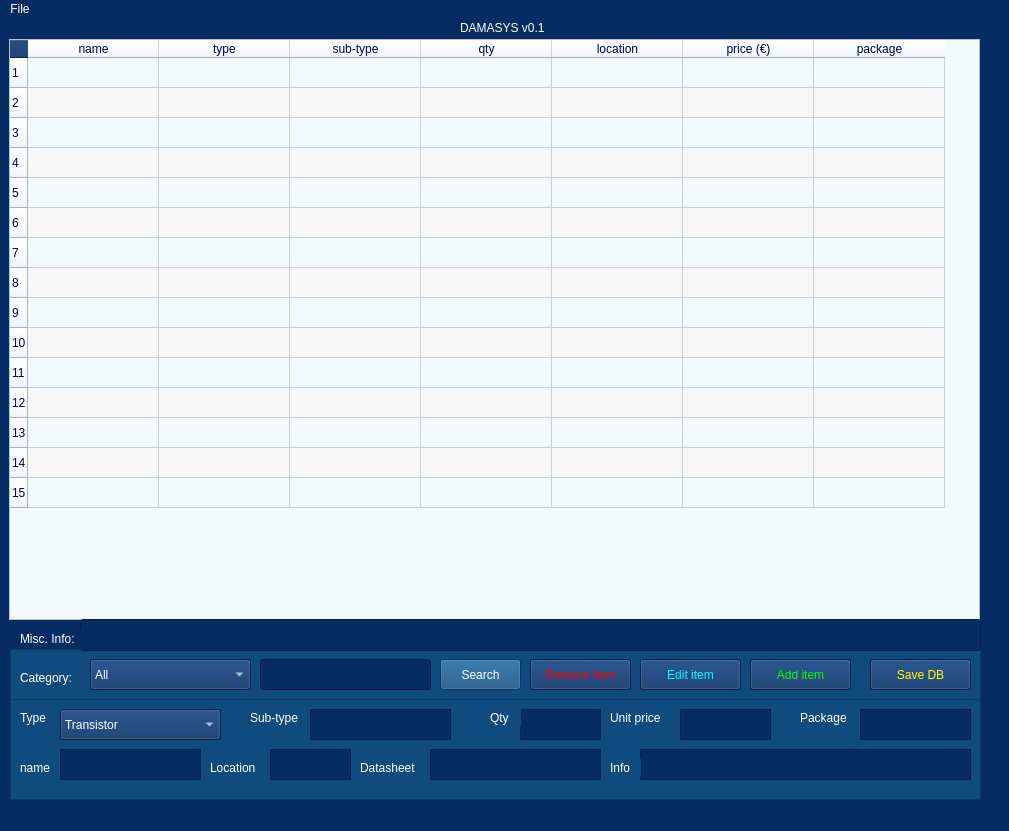
<?xml version="1.0" encoding="UTF-8"?>
<ui version="4.0">
 <class>MainWindow</class>
 <widget class="QMainWindow" name="MainWindow">
  <property name="geometry">
   <rect>
    <x>0</x>
    <y>0</y>
    <width>1009</width>
    <height>831</height>
   </rect>
  </property>
  <property name="sizePolicy">
   <sizepolicy hsizetype="Fixed" vsizetype="Fixed">
    <horstretch>0</horstretch>
    <verstretch>0</verstretch>
   </sizepolicy>
  </property>
  <property name="windowTitle">
   <string>DAMASYS v0.1</string>
  </property>
  <property name="windowIcon">
   <iconset>
    <normaloff>../santdex/trilobit.jpg</normaloff>../santdex/trilobit.jpg</iconset>
  </property>
  <property name="styleSheet">
   <string notr="true">background-color: rgb(5, 45, 100);
color: rgb(255, 255, 255);</string>
  </property>
  <widget class="QWidget" name="centralwidget">
   <widget class="QFrame" name="frame">
    <property name="geometry">
     <rect>
      <x>9</x>
      <y>20</y>
      <width>971</width>
      <height>581</height>
     </rect>
    </property>
    <property name="frameShape">
     <enum>QFrame::StyledPanel</enum>
    </property>
    <property name="frameShadow">
     <enum>QFrame::Raised</enum>
    </property>
    <widget class="QTableWidget" name="tableWidget">
     <property name="geometry">
      <rect>
       <x>0</x>
       <y>0</y>
       <width>971</width>
       <height>581</height>
      </rect>
     </property>
     <property name="sizePolicy">
      <sizepolicy hsizetype="Fixed" vsizetype="Fixed">
       <horstretch>0</horstretch>
       <verstretch>0</verstretch>
      </sizepolicy>
     </property>
     <property name="baseSize">
      <size>
       <width>0</width>
       <height>50</height>
      </size>
     </property>
     <property name="styleSheet">
      <string notr="true">background-color: rgb(240, 250, 255);

color: rgb(0, 0, 79);</string>
     </property>
     <property name="sizeAdjustPolicy">
      <enum>QAbstractScrollArea::AdjustIgnored</enum>
     </property>
     <property name="alternatingRowColors">
      <bool>true</bool>
     </property>
     <property name="selectionBehavior">
      <enum>QAbstractItemView::SelectRows</enum>
     </property>
     <property name="verticalScrollMode">
      <enum>QAbstractItemView::ScrollPerItem</enum>
     </property>
     <property name="sortingEnabled">
      <bool>true</bool>
     </property>
     <property name="rowCount">
      <number>15</number>
     </property>
     <property name="columnCount">
      <number>7</number>
     </property>
     <attribute name="horizontalHeaderDefaultSectionSize">
      <number>131</number>
     </attribute>
     <row/>
     <row/>
     <row/>
     <row/>
     <row/>
     <row/>
     <row/>
     <row/>
     <row/>
     <row/>
     <row/>
     <row/>
     <row/>
     <row/>
     <row/>
     <column>
      <property name="text">
       <string>name</string>
      </property>
     </column>
     <column>
      <property name="text">
       <string>type</string>
      </property>
     </column>
     <column>
      <property name="text">
       <string>sub-type</string>
      </property>
     </column>
     <column>
      <property name="text">
       <string>qty</string>
      </property>
     </column>
     <column>
      <property name="text">
       <string>location</string>
      </property>
     </column>
     <column>
      <property name="text">
       <string>price (€)</string>
      </property>
     </column>
     <column>
      <property name="text">
       <string>package</string>
      </property>
     </column>
     <item row="0" column="0">
      <property name="text">
       <string/>
      </property>
      <property name="textAlignment">
       <set>AlignCenter</set>
      </property>
      <property name="background">
       <brush brushstyle="NoBrush">
        <color alpha="255">
         <red>0</red>
         <green>0</green>
         <blue>0</blue>
        </color>
       </brush>
      </property>
      <property name="flags">
       <set>ItemIsSelectable|ItemIsDragEnabled|ItemIsDropEnabled|ItemIsUserCheckable|ItemIsEnabled</set>
      </property>
     </item>
    </widget>
   </widget>
   <widget class="QFrame" name="frame_3">
    <property name="geometry">
     <rect>
      <x>10</x>
      <y>680</y>
      <width>971</width>
      <height>101</height>
     </rect>
    </property>
    <property name="styleSheet">
     <string notr="true">background-color: rgb(15, 75, 125);</string>
    </property>
    <property name="frameShape">
     <enum>QFrame::StyledPanel</enum>
    </property>
    <property name="frameShadow">
     <enum>QFrame::Raised</enum>
    </property>
    <widget class="QLabel" name="lbl_4">
     <property name="geometry">
      <rect>
       <x>240</x>
       <y>10</y>
       <width>61</width>
       <height>18</height>
      </rect>
     </property>
     <property name="styleSheet">
      <string notr="true">color: rgb(255, 255, 255);</string>
     </property>
     <property name="text">
      <string>Sub-type</string>
     </property>
    </widget>
    <widget class="QLabel" name="lbl_5">
     <property name="geometry">
      <rect>
       <x>10</x>
       <y>60</y>
       <width>41</width>
       <height>18</height>
      </rect>
     </property>
     <property name="styleSheet">
      <string notr="true">color: rgb(255, 255, 255);</string>
     </property>
     <property name="text">
      <string>name</string>
     </property>
    </widget>
    <widget class="QTextEdit" name="txt_add_subtype">
     <property name="geometry">
      <rect>
       <x>300</x>
       <y>10</y>
       <width>141</width>
       <height>31</height>
      </rect>
     </property>
     <property name="styleSheet">
      <string notr="true">background-color: rgb(5, 45, 100);
color: rgb(255, 255, 255);</string>
     </property>
    </widget>
    <widget class="QTextEdit" name="txt_add_name">
     <property name="geometry">
      <rect>
       <x>50</x>
       <y>50</y>
       <width>141</width>
       <height>31</height>
      </rect>
     </property>
     <property name="styleSheet">
      <string notr="true">background-color: rgb(5, 45, 100);
color: rgb(255, 255, 255);</string>
     </property>
    </widget>
    <widget class="QTextEdit" name="txt_add_location">
     <property name="geometry">
      <rect>
       <x>260</x>
       <y>50</y>
       <width>81</width>
       <height>31</height>
      </rect>
     </property>
     <property name="styleSheet">
      <string notr="true">background-color: rgb(5, 45, 100);
color: rgb(255, 255, 255);</string>
     </property>
    </widget>
    <widget class="QTextEdit" name="txt_add_qty">
     <property name="geometry">
      <rect>
       <x>510</x>
       <y>10</y>
       <width>81</width>
       <height>31</height>
      </rect>
     </property>
     <property name="styleSheet">
      <string notr="true">background-color: rgb(5, 45, 100);
color: rgb(255, 255, 255);</string>
     </property>
    </widget>
    <widget class="QLabel" name="label">
     <property name="geometry">
      <rect>
       <x>480</x>
       <y>10</y>
       <width>31</width>
       <height>18</height>
      </rect>
     </property>
     <property name="styleSheet">
      <string notr="true">color: rgb(255, 255, 255);</string>
     </property>
     <property name="text">
      <string>Qty</string>
     </property>
    </widget>
    <widget class="QLabel" name="lbl_7">
     <property name="geometry">
      <rect>
       <x>200</x>
       <y>60</y>
       <width>51</width>
       <height>18</height>
      </rect>
     </property>
     <property name="styleSheet">
      <string notr="true">color: rgb(255, 255, 255);</string>
     </property>
     <property name="text">
      <string>Location</string>
     </property>
    </widget>
    <widget class="QTextEdit" name="txt_add_price">
     <property name="geometry">
      <rect>
       <x>670</x>
       <y>10</y>
       <width>91</width>
       <height>31</height>
      </rect>
     </property>
     <property name="styleSheet">
      <string notr="true">background-color: rgb(5, 45, 100);
color: rgb(255, 255, 255);</string>
     </property>
    </widget>
    <widget class="QLabel" name="lbl_8">
     <property name="geometry">
      <rect>
       <x>600</x>
       <y>10</y>
       <width>61</width>
       <height>18</height>
      </rect>
     </property>
     <property name="styleSheet">
      <string notr="true">color: rgb(255, 255, 255);</string>
     </property>
     <property name="text">
      <string>Unit price</string>
     </property>
    </widget>
    <widget class="QLabel" name="lbl_9">
     <property name="geometry">
      <rect>
       <x>350</x>
       <y>60</y>
       <width>61</width>
       <height>18</height>
      </rect>
     </property>
     <property name="styleSheet">
      <string notr="true">color: rgb(255, 255, 255);</string>
     </property>
     <property name="text">
      <string>Datasheet</string>
     </property>
    </widget>
    <widget class="QTextEdit" name="txt_add_data">
     <property name="geometry">
      <rect>
       <x>420</x>
       <y>50</y>
       <width>171</width>
       <height>31</height>
      </rect>
     </property>
     <property name="styleSheet">
      <string notr="true">background-color: rgb(5, 45, 100);
color: rgb(255, 255, 255);</string>
     </property>
    </widget>
    <widget class="QTextEdit" name="txt_add_package">
     <property name="geometry">
      <rect>
       <x>850</x>
       <y>10</y>
       <width>111</width>
       <height>31</height>
      </rect>
     </property>
     <property name="styleSheet">
      <string notr="true">background-color: rgb(5, 45, 100);
color: rgb(255, 255, 255);</string>
     </property>
    </widget>
    <widget class="QLabel" name="lbl_10">
     <property name="geometry">
      <rect>
       <x>790</x>
       <y>10</y>
       <width>51</width>
       <height>18</height>
      </rect>
     </property>
     <property name="styleSheet">
      <string notr="true">color: rgb(255, 255, 255);</string>
     </property>
     <property name="text">
      <string>Package</string>
     </property>
    </widget>
    <widget class="QLabel" name="lbl_6">
     <property name="geometry">
      <rect>
       <x>10</x>
       <y>10</y>
       <width>41</width>
       <height>18</height>
      </rect>
     </property>
     <property name="styleSheet">
      <string notr="true">color: rgb(255, 255, 255);</string>
     </property>
     <property name="text">
      <string>Type</string>
     </property>
    </widget>
    <widget class="QComboBox" name="comboBox_Add_Cat">
     <property name="geometry">
      <rect>
       <x>50</x>
       <y>10</y>
       <width>161</width>
       <height>31</height>
      </rect>
     </property>
     <property name="styleSheet">
      <string notr="true">background-color: rgb(5, 45, 100);
color: rgb(255, 255, 255);</string>
     </property>
     <item>
      <property name="text">
       <string>Transistor</string>
      </property>
     </item>
     <item>
      <property name="text">
       <string>Mosfet</string>
      </property>
     </item>
     <item>
      <property name="text">
       <string>JFet</string>
      </property>
     </item>
     <item>
      <property name="text">
       <string>Opamp</string>
      </property>
     </item>
     <item>
      <property name="text">
       <string>Resistor</string>
      </property>
     </item>
     <item>
      <property name="text">
       <string>Capacitor</string>
      </property>
     </item>
     <item>
      <property name="text">
       <string>Diode</string>
      </property>
     </item>
     <item>
      <property name="text">
       <string>Inductor</string>
      </property>
     </item>
     <item>
      <property name="text">
       <string>Voltage Regulator</string>
      </property>
     </item>
     <item>
      <property name="text">
       <string>Microcontroller</string>
      </property>
     </item>
     <item>
      <property name="text">
       <string>Crystals</string>
      </property>
     </item>
     <item>
      <property name="text">
       <string>Logic</string>
      </property>
     </item>
     <item>
      <property name="text">
       <string>Development Board</string>
      </property>
     </item>
     <item>
      <property name="text">
       <string>Adapter board</string>
      </property>
     </item>
     <item>
      <property name="text">
       <string>CMOS</string>
      </property>
     </item>
     <item>
      <property name="text">
       <string>Other</string>
      </property>
     </item>
    </widget>
    <widget class="QTextEdit" name="txt_add_info">
     <property name="geometry">
      <rect>
       <x>630</x>
       <y>50</y>
       <width>331</width>
       <height>31</height>
      </rect>
     </property>
     <property name="styleSheet">
      <string notr="true">background-color: rgb(5, 45, 100);
color: rgb(255, 255, 255);</string>
     </property>
    </widget>
    <widget class="QLabel" name="lbl_11">
     <property name="geometry">
      <rect>
       <x>600</x>
       <y>60</y>
       <width>31</width>
       <height>18</height>
      </rect>
     </property>
     <property name="styleSheet">
      <string notr="true">color: rgb(255, 255, 255);</string>
     </property>
     <property name="text">
      <string>Info</string>
     </property>
    </widget>
   </widget>
   <widget class="QLabel" name="label_2">
    <property name="geometry">
     <rect>
      <x>460</x>
      <y>0</y>
      <width>101</width>
      <height>18</height>
     </rect>
    </property>
    <property name="text">
     <string>DAMASYS v0.1</string>
    </property>
   </widget>
   <widget class="QFrame" name="frame_2">
    <property name="geometry">
     <rect>
      <x>10</x>
      <y>630</y>
      <width>971</width>
      <height>51</height>
     </rect>
    </property>
    <property name="styleSheet">
     <string notr="true">background-color: rgb(15, 75, 125);</string>
    </property>
    <property name="frameShape">
     <enum>QFrame::StyledPanel</enum>
    </property>
    <property name="frameShadow">
     <enum>QFrame::Raised</enum>
    </property>
    <widget class="QLabel" name="lbl_2">
     <property name="geometry">
      <rect>
       <x>10</x>
       <y>20</y>
       <width>61</width>
       <height>18</height>
      </rect>
     </property>
     <property name="styleSheet">
      <string notr="true">color: rgb(255, 255, 255);</string>
     </property>
     <property name="text">
      <string>Category:</string>
     </property>
    </widget>
    <widget class="QComboBox" name="comboBox_cat">
     <property name="geometry">
      <rect>
       <x>80</x>
       <y>10</y>
       <width>161</width>
       <height>31</height>
      </rect>
     </property>
     <property name="styleSheet">
      <string notr="true">background-color: rgb(5, 45, 100);
color: rgb(255, 255, 255);</string>
     </property>
     <item>
      <property name="text">
       <string>All</string>
      </property>
     </item>
     <item>
      <property name="text">
       <string>Transistor</string>
      </property>
     </item>
     <item>
      <property name="text">
       <string>Mosfet</string>
      </property>
     </item>
     <item>
      <property name="text">
       <string>JFet</string>
      </property>
     </item>
     <item>
      <property name="text">
       <string>Opamp</string>
      </property>
     </item>
     <item>
      <property name="text">
       <string>Resistor</string>
      </property>
     </item>
     <item>
      <property name="text">
       <string>Capacitor</string>
      </property>
     </item>
     <item>
      <property name="text">
       <string>Diode</string>
      </property>
     </item>
     <item>
      <property name="text">
       <string>Inductor</string>
      </property>
     </item>
     <item>
      <property name="text">
       <string>Voltage Regulator</string>
      </property>
     </item>
     <item>
      <property name="text">
       <string>Microcontroller</string>
      </property>
     </item>
     <item>
      <property name="text">
       <string>Crystals</string>
      </property>
     </item>
     <item>
      <property name="text">
       <string>Logic</string>
      </property>
     </item>
     <item>
      <property name="text">
       <string>Development Board</string>
      </property>
     </item>
     <item>
      <property name="text">
       <string>Adapter board</string>
      </property>
     </item>
     <item>
      <property name="text">
       <string>CMOS</string>
      </property>
     </item>
     <item>
      <property name="text">
       <string>Other</string>
      </property>
     </item>
    </widget>
    <widget class="QPushButton" name="btn_search">
     <property name="geometry">
      <rect>
       <x>430</x>
       <y>10</y>
       <width>81</width>
       <height>31</height>
      </rect>
     </property>
     <property name="styleSheet">
      <string notr="true">color: rgb(255, 255, 255);</string>
     </property>
     <property name="text">
      <string>Search</string>
     </property>
    </widget>
    <widget class="QPushButton" name="btn_rmItem">
     <property name="geometry">
      <rect>
       <x>520</x>
       <y>10</y>
       <width>101</width>
       <height>31</height>
      </rect>
     </property>
     <property name="styleSheet">
      <string notr="true">background-color: rgb(5, 45, 100);
color: rgb(255, 0, 0);
border-color: rgb(255, 0, 0);</string>
     </property>
     <property name="text">
      <string>Remove item</string>
     </property>
    </widget>
    <widget class="QLineEdit" name="line_search">
     <property name="geometry">
      <rect>
       <x>250</x>
       <y>10</y>
       <width>171</width>
       <height>31</height>
      </rect>
     </property>
     <property name="styleSheet">
      <string notr="true">background-color: rgb(5, 45, 100);
color: rgb(255, 255, 255);</string>
     </property>
    </widget>
    <widget class="QPushButton" name="btn_save">
     <property name="geometry">
      <rect>
       <x>860</x>
       <y>10</y>
       <width>101</width>
       <height>31</height>
      </rect>
     </property>
     <property name="styleSheet">
      <string notr="true">background-color: rgb(5, 45, 100);
border-color: rgb(255, 255, 0);
color: rgb(255, 255, 0);</string>
     </property>
     <property name="text">
      <string>Save DB</string>
     </property>
    </widget>
    <widget class="QPushButton" name="btn_editItem">
     <property name="geometry">
      <rect>
       <x>630</x>
       <y>10</y>
       <width>101</width>
       <height>31</height>
      </rect>
     </property>
     <property name="styleSheet">
      <string notr="true">background-color: rgb(5, 45, 100);
color: rgb(0, 255, 255);
border-color: rgb(0, 255, 255);</string>
     </property>
     <property name="text">
      <string>Edit item</string>
     </property>
    </widget>
    <widget class="QPushButton" name="btn_addItem">
     <property name="geometry">
      <rect>
       <x>740</x>
       <y>10</y>
       <width>101</width>
       <height>31</height>
      </rect>
     </property>
     <property name="styleSheet">
      <string notr="true">background-color: rgb(5, 45, 100);
color: rgb(0, 255, 0);
border-color: rgb(85, 255, 0);</string>
     </property>
     <property name="text">
      <string>Add item</string>
     </property>
    </widget>
   </widget>
   <widget class="QLineEdit" name="lineEdit_info">
    <property name="geometry">
     <rect>
      <x>80</x>
      <y>600</y>
      <width>901</width>
      <height>32</height>
     </rect>
    </property>
   </widget>
   <widget class="QLabel" name="lbl_3">
    <property name="geometry">
     <rect>
      <x>20</x>
      <y>610</y>
      <width>61</width>
      <height>20</height>
     </rect>
    </property>
    <property name="styleSheet">
     <string notr="true">color: rgb(255, 255, 255);</string>
    </property>
    <property name="text">
     <string>Misc. Info:</string>
    </property>
   </widget>
  </widget>
  <widget class="QMenuBar" name="menubar">
   <property name="geometry">
    <rect>
     <x>0</x>
     <y>0</y>
     <width>1009</width>
     <height>30</height>
    </rect>
   </property>
   <widget class="QMenu" name="menuAbout">
    <property name="title">
     <string>File</string>
    </property>
    <addaction name="actionAbout"/>
    <addaction name="actionExit"/>
   </widget>
   <addaction name="menuAbout"/>
  </widget>
  <widget class="QStatusBar" name="statusbar"/>
  <action name="actionExit">
   <property name="text">
    <string>Exit</string>
   </property>
  </action>
  <action name="actionAbout">
   <property name="text">
    <string>About</string>
   </property>
  </action>
 </widget>
 <resources>
  <include location="images/a.qrc"/>
 </resources>
 <connections/>
</ui>
